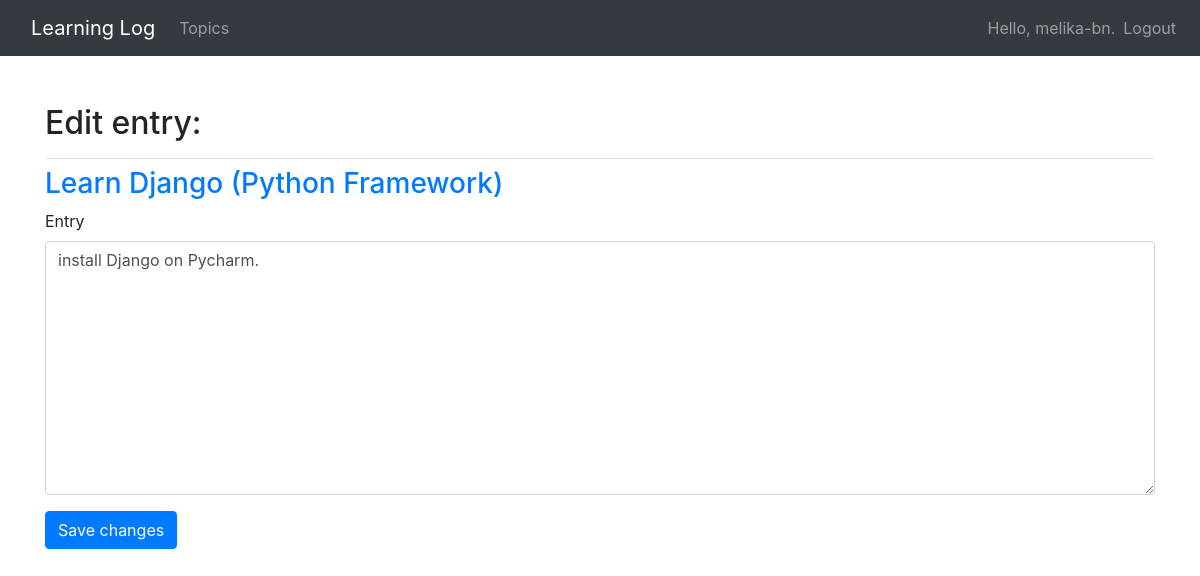
The page /edit_entry/2/ (signed in) on the database its author committed.
### learning_logs/models.py (models this page shows, shortened)
class Topic(models.Model):
    text = models.CharField(max_length=200)
    date_added = models.DateTimeField(auto_now_add=True)
    owner = models.ForeignKey(User, on_delete=models.CASCADE)
    def __str__(self):
        return self.text

class Entry(models.Model):
    topic = models.ForeignKey(Topic, on_delete=models.CASCADE)
    text = models.TextField()
    date_added = models.DateTimeField(auto_now_add=True)
    class Meta:
        verbose_name_plural = 'entries'

### learning_logs/views.py (the view)
# urls.py: path('edit_entry/<int:entry_id>/', views.edit_entry, name='edit_entry'),
@login_required
def edit_entry(request, entry_id):
	entry = Entry.objects.get(id=entry_id)
	topic = entry.topic
	if topic.owner != request.user:
		raise Http404
	if request.method != 'POST':
		form = EntryForm(instance=entry)
	else:
		form = EntryForm(instance=entry, data=request.POST)
		if form.is_valid():
			form.save()
			return redirect('learning_logs:topic', topic_id=topic.id)
	context = {'entry': entry, 'topic': topic, 'form': form}
	return render(request, 'learning_logs/edit_entry.html', context)

### learning_logs/forms.py
class EntryForm(forms.ModelForm):
	class Meta:
		model = Entry
		fields = ['text']
		labels = {'text': 'Entry'}
		widgets = {'text': forms.Textarea(attrs={'cols': 80})}

### learning_logs/templates/learning_logs/edit_entry.html (shortened to what this page needs)
{% extends "learning_logs/base.html" %}
{% load bootstrap4 %}
{% block page_header %}
  <h2>Edit entry:</h2>
{% endblock page_header %}
{% block content %}
  <h3><a href="{% url 'learning_logs:topic' topic.id %}">{{ topic }}</a></h3>
  <form action="{% url 'learning_logs:edit_entry' entry.id %}" method='post' class="form">
    {% bootstrap_form form %}
    {% buttons %}
      <button name="submit" class="btn btn-primary">Save changes</button>
    {% endbuttons %}
  </form>
{% endblock content %}

### learning_logs/templates/learning_logs/base.html (shortened to what this page needs)
{% load bootstrap4 %}
<html lang="en">
<head>
  {% bootstrap_css %}
</head>
<body>
  <nav class="navbar navbar-expand-md navbar-dark bg-dark mb-5">
    <a class="navbar-brand" style="margin-left:15px;" href="{% url 'learning_logs:index'%}">Learning Log</a>
    <div class="collapse navbar-collapse" id="navbarCollapse">
      <ul class="navbar-nav mr-auto">
        <li class="nav-item">
          <a class="nav-link" href="{% url 'learning_logs:topics'%}">Topics</a>
        </li>
      </ul>
      <ul class="navbar-nav ml-auto">
      	{% if user.is_authenticated %}
      	  <li class="nav-item">
      	    <span class="navbar-text">Hello, {{ user.username }}.</span>
      	  </li>
      	  <li class="nav-item">
      	    <a class="nav-link" href="{% url 'users:logout' %}">Logout</a>
      	  </li>
	      {% endif %}
	    </ul>
	  </div>
  </nav>
  <main role="main" class="container">
    <div class="pb-2 mb-2 border-bottom">
      {% block page_header %}{% endblock page_header %}
    </div>
    <div>
      {% block content %}{% endblock content %}
    </div>
  </main>
</body>
</html>

### rows shown on the page
Topic: text "Learn Django (Python Framework)"
Entry: text "install Django on Pycharm."

### other values the page prints
{{ user.username }} "melika-bn"
